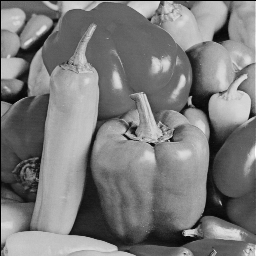
#> input picture Images/Peppers.png, 256 x 256 px
$ jupyter execute '欠損画像補間比較手法.ipynb'
#> lines starting #> are read from the running program, lines starting #| are printed output that depends on the picture; after the words box and inside, x2 and y2 are one past the last pixel; in counts of white or black regions, pixels touching at a corner belong together; long printed decimals are rounded
[cell 1]
import numpy as np
import matplotlib.pyplot as plt

from PIL import Image

from scipy.ndimage import uniform_filter
from skimage.metrics import structural_similarity as ssim

# ============================================
# 画像読み込み
# ============================================

img = Image.open("Images/Peppers.png").convert("L")
#> img is the input picture: PIL image 256x256 L; min 0, max 254, mean 123.1

img = img.resize((256,256))

img_array = np.array(img).astype(np.float32)

# 0～1正規化
img_array = img_array / 255.0

# ============================================
# 欠損作成
# ============================================

height, width = img_array.shape
#> height = 256; width = 256

mask = np.ones(
    img_array.shape,
    dtype=bool
)

np.random.seed(42)

# 欠損率10%
mr=0.05 #"mr"：missing rate 欠損率
num_missing = int(
    height * width * mr
)
#> num_missing = 3276

indices = np.random.choice(
    height * width,
    num_missing,
    replace=False
)

missing_points = [
    (idx // width, idx % width)
    for idx in indices
]

for i, j in missing_points:

    mask[i, j] = False
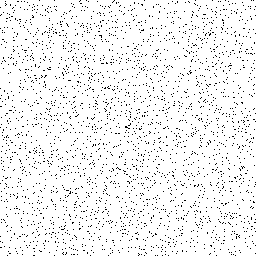
#> mask: shape (256, 256) bool; 95% white; black in thin lines or dots

# 欠損画像
img_missing = img_array.copy()

img_missing[~mask] = np.nan
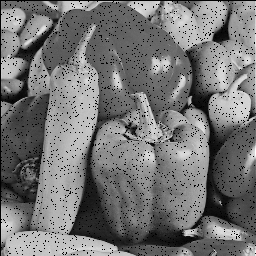
#> img_missing: shape (256, 256) float32; 5% of the values are NaN or infinite; the others: min 0, max 0.996, mean 0.483; drawn with min black, max white, NaN and infinite black

# ============================================
# 平滑化フィルタ補間
# ============================================

# NaNを0に置換
smooth_input = np.nan_to_num(
    img_missing,
    nan=0
)

# 3×3平均化フィルタ
smooth_filtered = uniform_filter(
    smooth_input,
    size=3
)
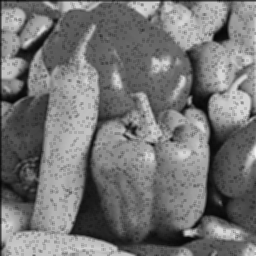
#> smooth_filtered: shape (256, 256) float32; min 0.0157, max 0.947, mean 0.459

# 補間結果
final_img = img_missing.copy()

# 欠損部分のみ補間値を採用
final_img[~mask] = smooth_filtered[~mask]
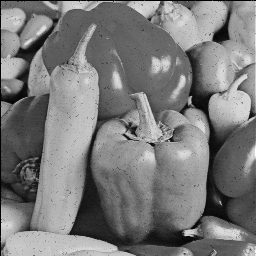
#> final_img: shape (256, 256) float32; 5% of pixels changed, all inside (x1, y1, x2, y2) = (0, 0, 256, 256)

# ============================================
# Missing MSE
# ============================================

missing_mse = np.mean(

    (
        img_array[~mask]
        -
        final_img[~mask]

    ) ** 2
)
#> missing_mse = 0.00997

# ============================================
# Missing PSNR
# ============================================

if missing_mse == 0:

    missing_psnr = float("inf")

else:

    missing_psnr = 10 * np.log10(
        1.0 / missing_mse
    )
#> missing_psnr = 20.01

# ============================================
# Full PSNR
# ============================================

full_mse = np.mean(

    (
        img_array
        -
        final_img

    ) ** 2
)
#> full_mse = 0.000498

if full_mse == 0:

    full_psnr = float("inf")

else:

    full_psnr = 10 * np.log10(
        1.0 / full_mse
    )
#> full_psnr = 33.02

# ============================================
# SSIM
# ============================================

full_ssim, ssim_map = ssim(
    img_array,
    final_img,
    data_range=1.0,
    full=True
)
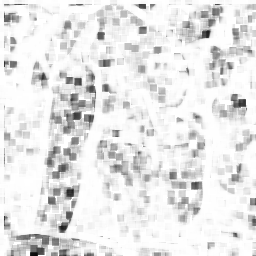
#> ssim_map: shape (256, 256) float32; min 0.0424, max 1, mean 0.907
#> full_ssim = 0.906

missing_ssim = np.mean(
    ssim_map[~mask]
)
#> missing_ssim = 0.866

# ============================================
# 結果表示
# ============================================

print("\n==============================")
print("Mssing Rate  :", mr )
print("Missing MSE  :", missing_mse)
#| Missing MSE  : 0.009971
print("Missing PSNR :", missing_psnr, "dB")
#| Missing PSNR : 20.012 dB
print("Full PSNR    :", full_psnr, "dB")
#| Full PSNR    : 33.024 dB
print("Full SSIM    :", full_ssim)
#| Full SSIM    : 0.9058
print("Missing SSIM :", missing_ssim)
#| Missing SSIM : 0.8659
print("==============================")

# ============================================
# 可視化
# ============================================

fig, ax = plt.subplots(
    1,
    3,
    figsize=(15,5)
)

# 元画像
ax[0].imshow(
    img_array,
    cmap='gray'
)

ax[0].set_title(
    "Original"
)

# 欠損画像
ax[1].imshow(
    np.nan_to_num(
        img_missing,
        nan=0
    ),
    cmap='gray'
)

ax[1].set_title(
    "Missing"
)

# 補間結果
ax[2].imshow(
    final_img,
    cmap='gray'
)

ax[2].set_title(
    "Smoothing Filter"
)

for i in range(3):

    ax[i].axis("off")

plt.show()

$ run again, with Images/Barbara.png copied over Images/Peppers.png
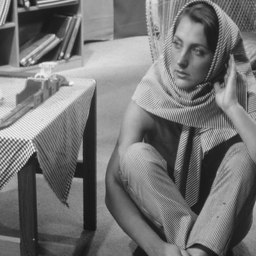
#> input picture Images/Barbara.png, 256 x 256 px
#> img is the input picture: PIL image 256x256 L; min 19, max 250, mean 117.4
#> img_missing: shape (256, 256) float32; 5% of the values are NaN or infinite; the others: min 0.0745, max 0.98, mean 0.46
#> `final_img[~mask] = smooth_filtered[~mask]`:
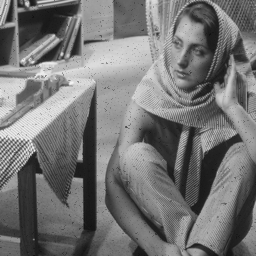
#> final_img: shape (256, 256) float32; min 0.0627, max 0.98, mean 0.457
#> missing_mse = 0.00948
#> missing_psnr = 20.23
#> full_mse = 0.000474
#> full_psnr = 33.24
#> `full_ssim, ssim_map = ssim( img_array, final_img, data_range=1.0, full..`:
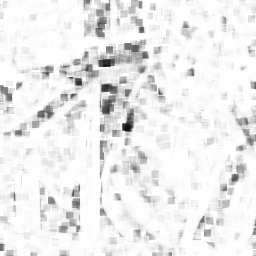
#> ssim_map: shape (256, 256) float32; min 0.0465, max 1, mean 0.93
#> full_ssim = 0.93
#> missing_ssim = 0.894
#| Missing MSE  : 0.009484
#| Missing PSNR : 20.230 dB
#| Full PSNR    : 33.242 dB
#| Full SSIM    : 0.9296
#| Missing SSIM : 0.8944

$ run again, with Images/Boat.png copied over Images/Peppers.png
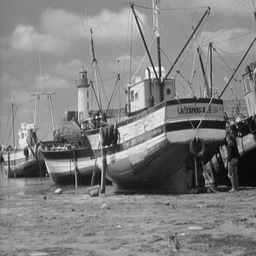
#> input picture Images/Boat.png, 256 x 256 px
#> img is the input picture: PIL image 256x256 L; min 0, max 255, mean 129.7
#> img_missing: shape (256, 256) float32; 5% of the values are NaN or infinite; the others: min 0, max 1, mean 0.508
#> `final_img[~mask] = smooth_filtered[~mask]`:
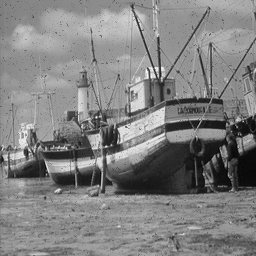
#> final_img: shape (256, 256) float32; min 0, max 1, mean 0.505
#> missing_mse = 0.012
#> missing_psnr = 19.21
#> full_mse = 0.0006
#> full_psnr = 32.22
#> `full_ssim, ssim_map = ssim( img_array, final_img, data_range=1.0, full..`:
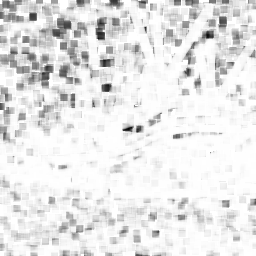
#> ssim_map: shape (256, 256) float32; min 0.0348, max 1, mean 0.907
#> full_ssim = 0.909
#> missing_ssim = 0.861
#| Missing MSE  : 0.012
#| Missing PSNR : 19.210 dB
#| Full PSNR    : 32.221 dB
#| Full SSIM    : 0.9095
#| Missing SSIM : 0.8606

$ run again, with Images/Cameraman.png copied over Images/Peppers.png
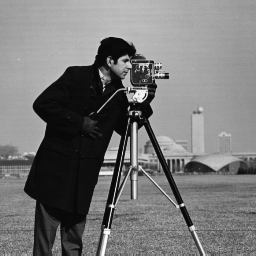
#> input picture Images/Cameraman.png, 256 x 256 px
#> img is the input picture: PIL image 256x256 L; min 7, max 253, mean 118.7
#> img_missing: shape (256, 256) float32; 5% of the values are NaN or infinite; the others: min 0.0275, max 0.992, mean 0.466
#> `final_img[~mask] = smooth_filtered[~mask]`:
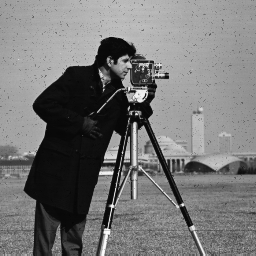
#> final_img: shape (256, 256) float32; min 0.0187, max 0.992, mean 0.462
#> missing_mse = 0.0114
#> missing_psnr = 19.45
#> full_mse = 0.000568
#> full_psnr = 32.46
#> `full_ssim, ssim_map = ssim( img_array, final_img, data_range=1.0, full..`:
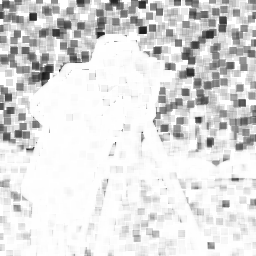
#> ssim_map: shape (256, 256) float32; min 0.0907, max 1, mean 0.87
#> full_ssim = 0.873
#> missing_ssim = 0.817
#| Missing MSE  : 0.01136
#| Missing PSNR : 19.447 dB
#| Full PSNR    : 32.458 dB
#| Full SSIM    : 0.8733
#| Missing SSIM : 0.8165
